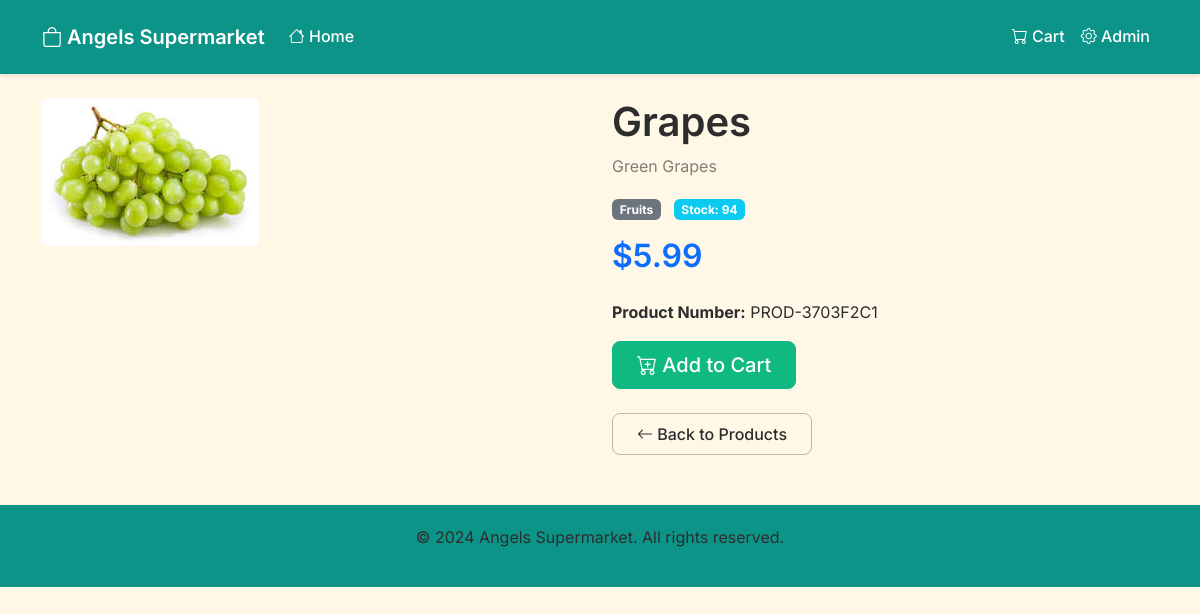
/product/5/, run on the app's committed database.
### shop/models.py (models this page shows, shortened)
class Product(models.Model):
    product_number = models.CharField(max_length=50, unique=True, editable=False)
    name = models.CharField(max_length=200)
    description = models.CharField(max_length=500)
    category = models.CharField(max_length=100)
    quantity = models.IntegerField()
    price = models.DecimalField(max_digits=10, decimal_places=2)
    picture = models.ImageField(
        upload_to='products/',
        validators=[FileExtensionValidator(allowed_extensions=['jpg', 'jpeg', 'png', 'gif'])]
    )
    created_at = models.DateTimeField(auto_now_add=True)
    updated_at = models.DateTimeField(auto_now=True)
    class Meta:
        ordering = ['-created_at']

### shop/views.py (the view)
# urls.py: path('product/<int:pk>/', views.product_detail, name='product_detail'),
def product_detail(request, pk):
    product = get_object_or_404(Product, pk=pk)
    cart = request.session.get('cart', {})
    cart_count = sum(item['quantity'] for item in cart.values())
    context = {
        'product': product,
        'cart_count': cart_count,
    }
    return render(request, 'shop/product_detail.html', context)

### shop/templates/shop/product_detail.html (shortened to what this page needs)
{% extends 'shop/base.html' %}
{% block content %}
<div class="row">
    <div class="col-md-6">
        {% if product.picture %}
        <img src="{{ product.picture.url }}" class="img-fluid rounded" alt="{{ product.name }}">
        {% else %}
        <div class="bg-light d-flex align-items-center justify-content-center" style="height: 400px;">
            <i class="bi bi-image" style="font-size: 5rem; color: #ccc;"></i>
        </div>
        {% endif %}
    </div>
    <div class="col-md-6">
        <h1>{{ product.name }}</h1>
        <p class="text-muted">{{ product.description }}</p>
        <div class="mb-3">
            <span class="badge bg-secondary me-2">{{ product.category }}</span>
            <span class="badge bg-info">Stock: {{ product.quantity }}</span>
        </div>
        <div class="mb-4">
            <h2 class="text-primary">${{ product.price }}</h2>
        </div>
        <div class="mb-3">
            <p><strong>Product Number:</strong> {{ product.product_number }}</p>
        </div>
        {% if product.quantity > 0 %}
        <form method="post" action="{% url 'add_to_cart' product.pk %}">
            <button type="submit" class="btn btn-success btn-lg">
                <i class="bi bi-cart-plus"></i> Add to Cart
            </button>
        </form>
        {% else %}
        <button class="btn btn-secondary btn-lg" disabled>
            <i class="bi bi-x-circle"></i> Out of Stock
        </button>
        {% endif %}
        <div class="mt-4">
            <a href="{% url 'product_list' %}" class="btn btn-outline-secondary">
                <i class="bi bi-arrow-left"></i> Back to Products
            </a>
        </div>
    </div>
</div>
{% endblock %}

### shop/templates/shop/base.html (style rules this page uses)
:root { --primary-teal: #0D9488; --primary-teal-hover: #14B8A6; --text-dark: #2D2D2D; --bg-cream: #FFF8E7; --bg-beige: #F5F5DC; }
* { font-family: 'Inter', 'Poppins', -apple-system, BlinkMacSystemFont, 'Segoe UI', Roboto, 'Helvetica Neue', Arial, sans-serif; }
body { background-color: var(--bg-cream); color: var(--text-dark); font-weight: 400; line-height: 1.6; }
h1, h2, h3, h4, h5, h6 { color: var(--text-dark); font-weight: 600; }
p, span, div, td, th, label, .card-text, .card-title { color: var(--text-dark); }
.text-muted { color: rgba(45, 45, 45, 0.6) !important; }
a { color: var(--primary-teal); text-decoration: none; transition: color 0.2s; }
.btn { border-radius: 8px; font-weight: 500; padding: 0.5rem 1.5rem; transition: all 0.2s; }
.btn-success { background-color: #10B981; border-color: #10B981; }
.btn-outline-secondary { border-color: rgba(45, 45, 45, 0.3); color: var(--text-dark); }

### data on the page
Product: picture (picture), name "Grapes", description "Green Grapes", category "Fruits", quantity "94", price "5.99", product_number "PROD-3703F2C1"
